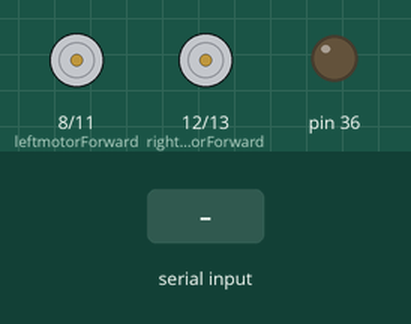
Bench run of a sketch on a simulated Arduino Mega 2560, built with avr-gcc and run on an emulated ATmega2560. Shown: motor-driver pin pairs drawn as motors (green arrow = first pin HIGH = forward, orange = second pin HIGH = backward, longer = more drive, scaled by the enable pin), output pins drawn as LEDs (lit = HIGH). The test bench sets the inputs (shaded band). What the sketch prints to the serial monitor is not drawn.

Above: at 1.2 s.
1.3 s: "1retract" received over Serial
At 2.7 s:
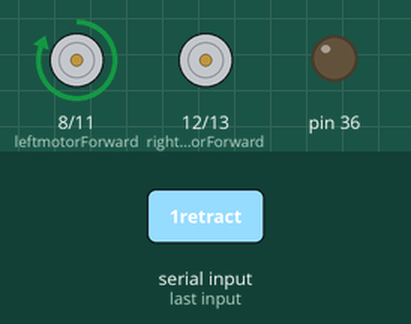
3.8 s: "1no" received over Serial
At 5.6 s:
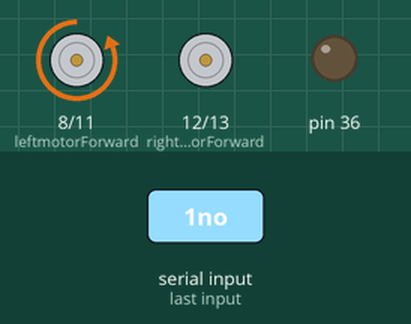
6.3 s: "1stop" received over Serial
At 7.6 s:
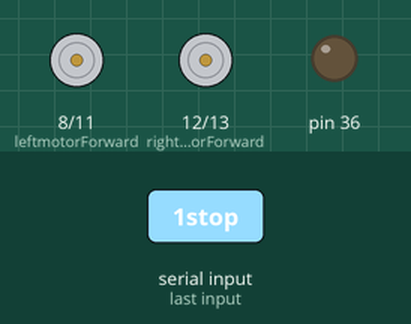
8.8 s: "2retract" received over Serial
At 10.8 s:
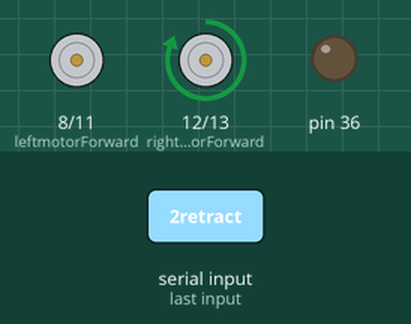
11.3 s: "2no" received over Serial
At 13.5 s:
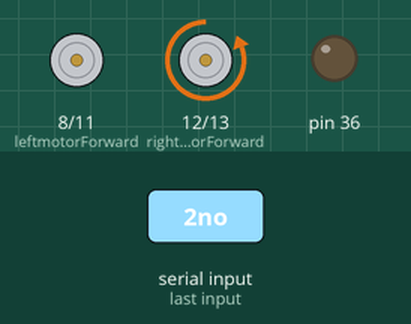
13.8 s: "2stop" received over Serial
At 15.7 s:
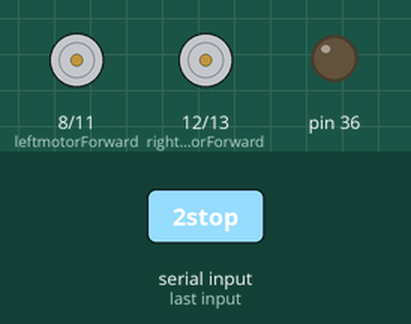
Timing chart, 0 to 17.2 s (numbered marks = the images above; inputs shaded):
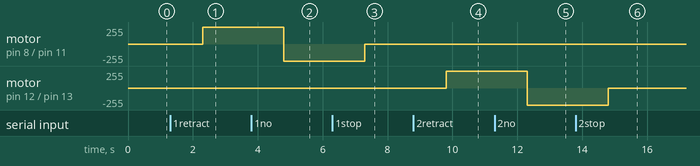

The sketch:

makelegmove.ino
```cpp
//Version 1.0 - We can take input and the leg behaves
//Code for defining leg movement
// with Arduino Uno and Seeed Motor Shield V2.0
// Yung Angelo is on the b-b-beat

#include <SoftwareSerial.h>

//--- Declared variables

int leftmotorForward = 8; // pin 8 --- left motor (+) green wire
int leftmotorBackward = 11; // pin 11 --- left motor (-) black wire
int leftmotorspeed = 9; // pin 9 --- left motor speed signal
int rightmotorForward = 12; // pin 12 --- right motor (+) green wire
int rightmotorBackward = 13; // pin 13 --- right motor (-) black
int rightmotorspeed = 10; // pin 10 --- right motor speed signal

//--- Speeds and Timers
int Think = 2000; //Long delay time between steps
int Runtime = 5000; // How long Runtime actions will last
int Slow = 255; // slow speed (of 255 max)
int Fast = 255; // fast speed (of 255 max)

void setup() { ////---6 Pins being used are outputs---
  // We want to setup our serial port to listen for input from the pi
  pinMode(leftmotorForward, OUTPUT);
  pinMode(leftmotorBackward, OUTPUT);
  pinMode(leftmotorspeed, OUTPUT);
  pinMode(rightmotorForward, OUTPUT);
  pinMode(rightmotorBackward, OUTPUT);
  pinMode(rightmotorspeed, OUTPUT);

  Serial.begin(9600);
  while(!Serial) {}
  Serial.println("CLOUDSCALE");
  pinMode(36, OUTPUT);
}

int val;
int firstVal, secondVal;
void loop(){ //Get String
  String test;
  if (Serial.available()) {
  test = Serial.readString();
  //char* test = "1retract";
  }

  char* split = "";

//Now we do things with firstVal
//All availible motion

   if (test.equalsIgnoreCase("1retract")) {
    goBackwardTop();
   }   else if (test.equalsIgnoreCase("1no")) {
    goForwardTop();
   }
   else if (test.equalsIgnoreCase("1stop")) {
    StopTop();
   }

   if (test.equalsIgnoreCase("2retract")) {
    goBackwardBottom();
   } else if (test.equalsIgnoreCase("2no")) {
    goForwardBottom();
   } else if (test.equalsIgnoreCase("2stop")) {
    StopBottom();
   }


}
  //All of our helper methods
  //----- "Sub-rutine" Voids called by the main loop

void goBackward()

{

analogWrite(leftmotorspeed,Fast); //Enable left motor by setting speed

analogWrite(rightmotorspeed,Fast); //Enable left motor by setting speed

digitalWrite(leftmotorBackward,LOW); // Drives LOW outputs down first to avoid damage

digitalWrite(rightmotorBackward,LOW);

digitalWrite(leftmotorForward,HIGH);

digitalWrite(rightmotorForward,HIGH);

}

void goForward()

{

analogWrite(leftmotorspeed,Slow);

analogWrite(rightmotorspeed,Slow);

digitalWrite(leftmotorForward,LOW);

digitalWrite(rightmotorForward,LOW);

digitalWrite(leftmotorBackward,HIGH);

digitalWrite(rightmotorBackward,HIGH);

}

void goBackwardTop()

{

analogWrite(leftmotorspeed,Fast); //Enable left motor by setting speed

//analogWrite(rightmotorspeed,Fast); //Enable left motor by setting speed

digitalWrite(leftmotorBackward,LOW); // Drives LOW outputs down first to avoid damage

//digitalWrite(rightmotorBackward,LOW);

digitalWrite(leftmotorForward,HIGH);

//digitalWrite(rightmotorForward,HIGH);

}

void goForwardTop()

{

analogWrite(leftmotorspeed,Slow);

//analogWrite(rightmotorspeed,Slow);

digitalWrite(leftmotorForward,LOW);

//digitalWrite(rightmotorForward,LOW);

digitalWrite(leftmotorBackward,HIGH);

//digitalWrite(rightmotorBackward,HIGH);

}

void goBackwardBottom()

{

//analogWrite(leftmotorspeed,Fast); //Enable left motor by setting speed

analogWrite(rightmotorspeed,Fast); //Enable left motor by setting speed

//digitalWrite(leftmotorBackward,LOW); // Drives LOW outputs down first to avoid damage

digitalWrite(rightmotorBackward,LOW);

//digitalWrite(leftmotorForward,HIGH);

digitalWrite(rightmotorForward,HIGH);

}

void goForwardBottom()

{

//analogWrite(leftmotorspeed,Slow);

analogWrite(rightmotorspeed,Slow);

//digitalWrite(leftmotorForward,LOW);

digitalWrite(rightmotorForward,LOW);

//digitalWrite(leftmotorBackward,HIGH);

digitalWrite(rightmotorBackward,HIGH);

}
void StopTop() // Sets speed pins to LOW disabling both motors

{
digitalWrite(leftmotorspeed,LOW);

//digitalWrite(rightmotorspeed,LOW);
}

void StopBottom() {
  digitalWrite(rightmotorspeed, LOW);
}
```

Measured:
- after the input at 1.3 s, motor on pin 8 (leftmotorForward) / pin 11 (leftmotorBackward): stopped → forward 255/255 after 1.0 s
- after the input at 3.8 s, motor on pin 8 (leftmotorForward) / pin 11 (leftmotorBackward): forward 255/255 → backward 255/255 after 1.0 s
- after the input at 6.3 s, motor on pin 8 (leftmotorForward) / pin 11 (leftmotorBackward): backward 255/255 → stopped after 1.0 s
- after the input at 8.8 s, motor on pin 12 (rightmotorForward) / pin 13 (rightmotorBackward): stopped → forward 255/255 after 1.0 s
- after the input at 11.3 s, motor on pin 12 (rightmotorForward) / pin 13 (rightmotorBackward): forward 255/255 → backward 255/255 after 1.0 s
- after the input at 13.8 s, motor on pin 12 (rightmotorForward) / pin 13 (rightmotorBackward): backward 255/255 → stopped after 1.0 s
